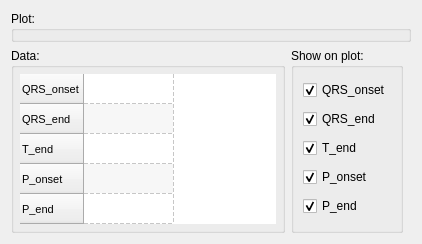
         <widget class="QWidget" name="tabQRSClassification">
          <attribute name="title">
           <string>QRS Classification</string>
          </attribute>
          <layout class="QHBoxLayout" name="horizontalLayout_12">
           <item>
            <layout class="QVBoxLayout" name="verticalLayout_11">
             <property name="bottomMargin">
              <number>0</number>
             </property>
             <item>
              <widget class="QGroupBox" name="groupBox_5">
               <property name="sizePolicy">
                <sizepolicy hsizetype="Preferred" vsizetype="Preferred">
                 <horstretch>0</horstretch>
                 <verstretch>4</verstretch>
                </sizepolicy>
               </property>
               <property name="title">
                <string>Plot:</string>
               </property>
              </widget>
             </item>
             <item>
              <layout class="QHBoxLayout" name="horizontalLayout_14">
               <property name="rightMargin">
                <number>8</number>
               </property>
               <item>
                <widget class="QGroupBox" name="groupBox_6">
                 <property name="sizePolicy">
                  <sizepolicy hsizetype="Preferred" vsizetype="Fixed">
                   <horstretch>0</horstretch>
                   <verstretch>0</verstretch>
                  </sizepolicy>
                 </property>
                 <property name="title">
                  <string>Data:</string>
                 </property>
                 <layout class="QHBoxLayout" name="horizontalLayout_11">
                  <property name="margin">
                   <number>6</number>
                  </property>
                  <item>
                   <widget class="QTableWidget" name="tableWidgetHRTAnalysis_2">
                    <property name="sizePolicy">
                     <sizepolicy hsizetype="Minimum" vsizetype="Maximum">
                      <horstretch>0</horstretch>
                      <verstretch>0</verstretch>
                     </sizepolicy>
                    </property>
                    <property name="minimumSize">
                     <size>
                      <width>0</width>
                      <height>0</height>
                     </size>
                    </property>
                    <property name="maximumSize">
                     <size>
                      <width>1666</width>
                      <height>150</height>
                     </size>
                    </property>
                    <property name="font">
                     <font>
                      <pointsize>8</pointsize>
                     </font>
                    </property>
                    <property name="frameShape">
                     <enum>QFrame::NoFrame</enum>
                    </property>
                    <property name="frameShadow">
                     <enum>QFrame::Sunken</enum>
                    </property>
                    <property name="editTriggers">
                     <set>QAbstractItemView::NoEditTriggers</set>
                    </property>
                    <property name="tabKeyNavigation">
                     <bool>true</bool>
                    </property>
                    <property name="alternatingRowColors">
                     <bool>true</bool>
                    </property>
                    <property name="selectionMode">
                     <enum>QAbstractItemView::NoSelection</enum>
                    </property>
                    <property name="showGrid">
                     <bool>true</bool>
                    </property>
                    <property name="gridStyle">
                     <enum>Qt::DashLine</enum>
                    </property>
                    <property name="cornerButtonEnabled">
                     <bool>true</bool>
                    </property>
                    <property name="columnCount">
                     <number>1</number>
                    </property>
                    <attribute name="horizontalHeaderVisible">
                     <bool>false</bool>
                    </attribute>
                    <attribute name="horizontalHeaderCascadingSectionResizes">
                     <bool>false</bool>
                    </attribute>
                    <attribute name="horizontalHeaderDefaultSectionSize">
                     <number>90</number>
                    </attribute>
                    <attribute name="horizontalHeaderHighlightSections">
                     <bool>false</bool>
                    </attribute>
                    <attribute name="verticalHeaderVisible">
                     <bool>true</bool>
                    </attribute>
                    <attribute name="verticalHeaderCascadingSectionResizes">
                     <bool>false</bool>
                    </attribute>
                    <attribute name="verticalHeaderDefaultSectionSize">
                     <number>30</number>
                    </attribute>
                    <attribute name="verticalHeaderMinimumSectionSize">
                     <number>17</number>
                    </attribute>
                    <row>
                     <property name="text">
                      <string>QRS_onset</string>
                     </property>
                    </row>
                    <row>
                     <property name="text">
                      <string>QRS_end</string>
                     </property>
                    </row>
                    <row>
                     <property name="text">
                      <string>T_end</string>
                     </property>
                    </row>
                    <row>
                     <property name="text">
                      <string>P_onset</string>
                     </property>
                    </row>
                    <row>
                     <property name="text">
                      <string>P_end</string>
                     </property>
                    </row>
                    <column>
                     <property name="text">
                      <string>Value</string>
                     </property>
                    </column>
                   </widget>
                  </item>
                 </layout>
                </widget>
               </item>
               <item>
                <widget class="QGroupBox" name="groupBox_7">
                 <property name="sizePolicy">
                  <sizepolicy hsizetype="Preferred" vsizetype="Preferred">
                   <horstretch>0</horstretch>
                   <verstretch>0</verstretch>
                  </sizepolicy>
                 </property>
                 <property name="title">
                  <string>Show on plot:</string>
                 </property>
                 <layout class="QVBoxLayout" name="verticalLayout_13">
                  <item>
                   <widget class="QCheckBox" name="checkBoxQRS_onsetEnabled">
                    <property name="text">
                     <string>QRS_onset</string>
                    </property>
                    <property name="checked">
                     <bool>true</bool>
                    </property>
                   </widget>
                  </item>
                  <item>
                   <widget class="QCheckBox" name="checkBoxQRS_endEnabled">
                    <property name="text">
                     <string>QRS_end</string>
                    </property>
                    <property name="checked">
                     <bool>true</bool>
                    </property>
                   </widget>
                  </item>
                  <item>
                   <widget class="QCheckBox" name="checkBoxT_endEnabled">
                    <property name="text">
                     <string>T_end</string>
                    </property>
                    <property name="checked">
                     <bool>true</bool>
                    </property>
                   </widget>
                  </item>
                  <item>
                   <widget class="QCheckBox" name="checkBoxP_onsetEnabled">
                    <property name="text">
                     <string>P_onset</string>
                    </property>
                    <property name="checked">
                     <bool>true</bool>
                    </property>
                   </widget>
                  </item>
                  <item>
                   <widget class="QCheckBox" name="checkBoxP_endEnabled">
                    <property name="text">
                     <string>P_end</string>
                    </property>
                    <property name="checked">
                     <bool>true</bool>
                    </property>
                   </widget>
                  </item>
                 </layout>
                </widget>
               </item>
              </layout>
             </item>
            </layout>
           </item>
          </layout>
         </widget>
